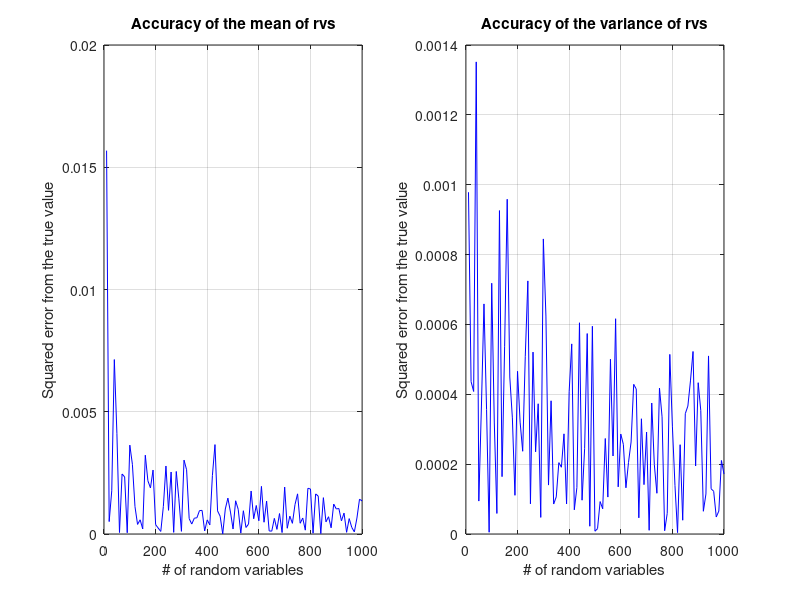
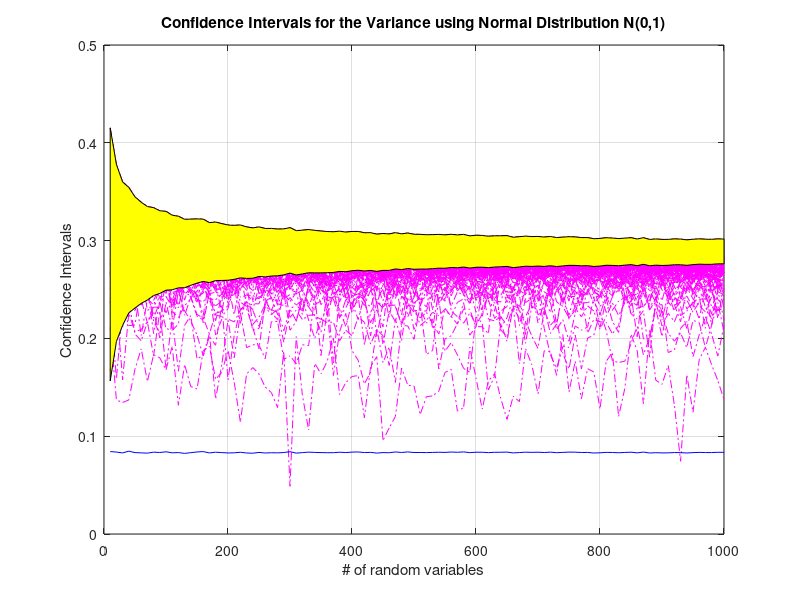

The MATLAB script that drew these images, in order:
clear all;
close all;

% Initial number of random variables
n=10;
% Max number of rvs is n*num_samples
num_samples = 100;
% #experiments for each sample
num_exp = 100;
% Confidence level
gamma = 0.95;

mu = zeros(num_exp,num_samples);
std_dev = zeros(num_exp,num_samples);
ci_low = zeros(num_exp,num_samples);
ci_high = zeros(num_exp,num_samples);
zeta = zeros(1,num_samples);
xi = zeros(1,num_samples);

for i=1:num_samples
    zeta(i) = chi2inv((1-gamma)/2,n*i-1);
    xi(i) = chi2inv((1+gamma)/2,n*i-1);
end

for i=1:num_samples
    for j= 1:num_exp
        % Generate n*i iid U(0,1) r.v.’s
        rv = rand(1,n*i);

        % Find sample mean, sample std dev and 95%-confidence interval for the variance
        mu(j,i) = mean(rv);
        deviation = arrayfun(@(x) (x-mu(j,i))^2, rv);
        std_dev(j,i) = sum(deviation)/(n*i-1);
        ci_low(j,i) = sqrt(std_dev(j,i)*zeta(i)/(n*i-1));
        ci_high(j,i) = sqrt(std_dev(j,i)*xi(i)/(n*i-1));
    end
end

mean_mu = mean(mu,1);
mean_std_dev = mean(std_dev,1);
mean_ci_low = mean(ci_low,1);
mean_ci_high = mean(ci_high,1);

%Study the accuracy of the estimate with respect to the true value vs. n
mean_err_from_true = abs(mean_mu - 0.5);
std_dev_err_from_true = abs(mean_std_dev - 1/12);

%Plot the results
t = linspace(n, n*num_samples, num_samples);
figure('Name', 'Experiment4 - Accuracy');
subplot(1,2,1);
plot(t,mean_err_from_true, '-b');
grid on;
xlabel('# of random variables');
ylabel('Squared error from the true value');
title('Accuracy of the mean of rvs');
subplot(1,2,2);
plot(t,std_dev_err_from_true, '-b');
grid on;
xlabel('# of random variables');
ylabel('Squared error from the true value');
title('Accuracy of the variance of rvs');

figure('Name', 'Experiment4 - Confidence Intervals');
plot(t,mean_ci_high, '-.r');
grid on;
title('Confidence Intervals for the Variance using Normal Distribution N(0,1)');
hold on;
plot(t,ci_low, '-.m');
xlabel('# of random variables');
ylabel('Confidence Intervals');
X = [t, fliplr(t)];
Y = [mean_ci_high, fliplr(mean_ci_low)];
fill(X, Y, 'y');
hold on;
plot(t,mean_std_dev, '-b');
